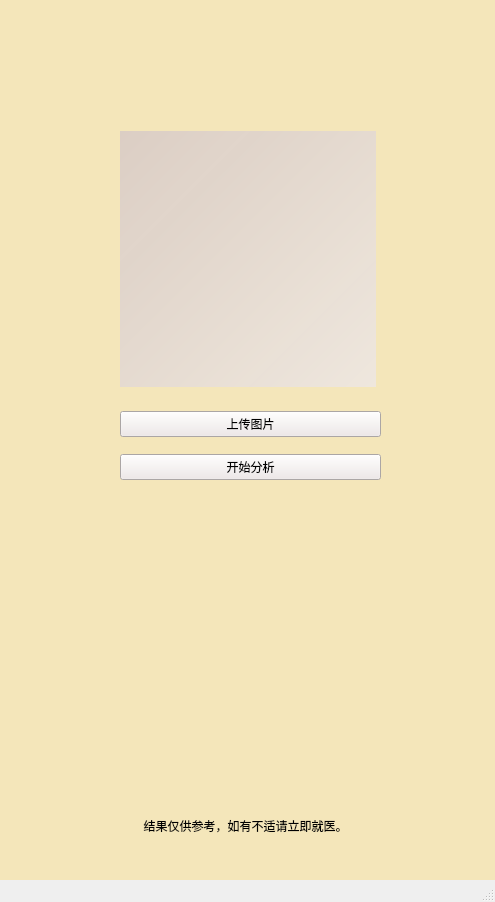
<?xml version="1.0" encoding="UTF-8"?>
<ui version="4.0">
 <class>MainWindow</class>
 <widget class="QMainWindow" name="MainWindow">
  <property name="geometry">
   <rect>
    <x>0</x>
    <y>0</y>
    <width>495</width>
    <height>902</height>
   </rect>
  </property>
  <property name="windowTitle">
   <string>XRay</string>
  </property>
  <widget class="QWidget" name="centralwidget">
   <property name="styleSheet">
    <string notr="true">QWidget#centralwidget{
background-color:#F4E6BA;}</string>
   </property>
   <widget class="QWidget" name="widget" native="true">
    <property name="geometry">
     <rect>
      <x>120</x>
      <y>130</y>
      <width>261</width>
      <height>258</height>
     </rect>
    </property>
    <layout class="QVBoxLayout" name="verticalLayout">
     <item>
      <widget class="QLabel" name="photolabel">
       <property name="maximumSize">
        <size>
         <width>256</width>
         <height>256</height>
        </size>
       </property>
       <property name="autoFillBackground">
        <bool>false</bool>
       </property>
       <property name="styleSheet">
        <string notr="true">background-color:  qlineargradient(spread:pad, x1:0, y1:0, x2:1, y2:1, stop:0.00568182 rgba(210, 197, 200, 185), stop:1 rgba(237, 232, 234, 187));</string>
       </property>
       <property name="text">
        <string/>
       </property>
       <property name="scaledContents">
        <bool>true</bool>
       </property>
       <property name="alignment">
        <set>Qt::AlignCenter</set>
       </property>
      </widget>
     </item>
    </layout>
   </widget>
   <widget class="QWidget" name="widget_2" native="true">
    <property name="geometry">
     <rect>
      <x>120</x>
      <y>400</y>
      <width>261</width>
      <height>91</height>
     </rect>
    </property>
    <layout class="QGridLayout" name="gridLayout">
     <item row="0" column="1">
      <widget class="QPushButton" name="loadButton">
       <property name="cursor">
        <cursorShape>PointingHandCursor</cursorShape>
       </property>
       <property name="mouseTracking">
        <bool>true</bool>
       </property>
       <property name="tabletTracking">
        <bool>true</bool>
       </property>
       <property name="styleSheet">
        <string notr="true">font: 16pt &quot;Adobe Heiti Std&quot;;

background-color: rgb(239, 232, 231);</string>
       </property>
       <property name="text">
        <string>上传图片</string>
       </property>
      </widget>
     </item>
     <item row="1" column="1">
      <widget class="QPushButton" name="pushButton">
       <property name="cursor">
        <cursorShape>PointingHandCursor</cursorShape>
       </property>
       <property name="mouseTracking">
        <bool>true</bool>
       </property>
       <property name="tabletTracking">
        <bool>true</bool>
       </property>
       <property name="styleSheet">
        <string notr="true">font: 16pt &quot;Adobe Heiti Std&quot;;

background-color: rgb(239, 232, 231);</string>
       </property>
       <property name="text">
        <string>开始分析</string>
       </property>
      </widget>
     </item>
    </layout>
   </widget>
   <widget class="QWidget" name="widget_4" native="true">
    <property name="geometry">
     <rect>
      <x>50</x>
      <y>520</y>
      <width>391</width>
      <height>281</height>
     </rect>
    </property>
    <layout class="QGridLayout" name="gridLayout_3">
     <item row="0" column="0">
      <widget class="QLabel" name="resultlabel">
       <property name="styleSheet">
        <string notr="true">font: 16pt &quot;幼圆&quot;;</string>
       </property>
       <property name="text">
        <string/>
       </property>
       <property name="textFormat">
        <enum>Qt::AutoText</enum>
       </property>
       <property name="scaledContents">
        <bool>true</bool>
       </property>
       <property name="alignment">
        <set>Qt::AlignCenter</set>
       </property>
       <property name="wordWrap">
        <bool>true</bool>
       </property>
       <property name="margin">
        <number>2</number>
       </property>
      </widget>
     </item>
    </layout>
   </widget>
   <widget class="QLabel" name="label">
    <property name="geometry">
     <rect>
      <x>50</x>
      <y>810</y>
      <width>391</width>
      <height>31</height>
     </rect>
    </property>
    <property name="styleSheet">
     <string notr="true">font: 11pt &quot;黑体&quot;;</string>
    </property>
    <property name="text">
     <string>结果仅供参考，如有不适请立即就医。</string>
    </property>
    <property name="scaledContents">
     <bool>true</bool>
    </property>
    <property name="alignment">
     <set>Qt::AlignCenter</set>
    </property>
   </widget>
  </widget>
  <widget class="QMenuBar" name="menubar">
   <property name="geometry">
    <rect>
     <x>0</x>
     <y>0</y>
     <width>495</width>
     <height>22</height>
    </rect>
   </property>
  </widget>
  <widget class="QStatusBar" name="statusbar"/>
 </widget>
 <resources/>
 <connections/>
</ui>
